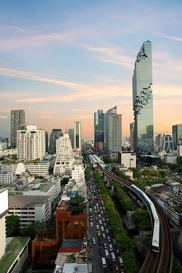
#> input picture images/original.jpg, 182 x 273 px, shrunk from 418 x 625 before the run
$ python step1_make_test_images.py
#> lines starting #> are read from the running program, lines starting #| are printed output that depends on the picture
"""
Step 1 - Make test pictures with a KNOWN rotation, zoom and shift.

Why: to check if our registration program works, we need pictures where
we already know the correct answer. So we take one photo and turn, zoom
and move it ourselves. Later steps must find these numbers on their own.

How the change is made (same order for every test):
  1. rotate by ANGLE degrees around the picture center
     (positive = counter-clockwise, like in math class)
  2. zoom by SCALE around the picture center (2.0 = twice as big)
  3. shift by (SHIFT_X, SHIFT_Y) pixels (+x = right, +y = down)

Output:
  images/generated/testN.png      the changed pictures
  results/test_cases.json          the true answers
  results/step1_test_images.png    all pictures side by side
"""

import json
import os

import cv2
import matplotlib.pyplot as plt
import numpy as np

# ---------------------------------------------------------------
# Settings - the test cases (you can change or add your own)
# ---------------------------------------------------------------
TEST_CASES = [
    {"name": "test1", "angle": 30, "scale": 1.0, "shift_x": 0, "shift_y": 0,
     "note": "rotation only"},
    {"name": "test2", "angle": 0, "scale": 1.5, "shift_x": 0, "shift_y": 0,
     "note": "zoom only"},
    {"name": "test3", "angle": 45, "scale": 1.5, "shift_x": 20, "shift_y": -15,
     "note": "rotation + zoom + shift"},
    {"name": "test4", "angle": 135, "scale": 2.0, "shift_x": -25, "shift_y": 30,
     "note": "hard: big rotation + big zoom + shift"},
     {"name": "test5", "angle": 90, "scale": 1.2, "shift_x": 10, "shift_y": 10, "note": "my test"},
]

ORIGINAL_PATH = "images/original.jpg"
OUT_IMAGE_DIR = "images/generated"
OUT_RESULTS_DIR = "results"


def make_transform_matrix(width, height, angle, scale, shift_x, shift_y):
    """Build the 2x3 matrix that rotates + zooms around the center, then shifts."""
    center = (width / 2, height / 2)
    # OpenCV builds "rotate + zoom around the center" for us
    matrix = cv2.getRotationMatrix2D(center, angle, scale)
    # the last column of the matrix is the shift, so we just add ours
    matrix[0, 2] += shift_x
    matrix[1, 2] += shift_y
    return matrix


def apply_transform(image, matrix):
    """Move every pixel using the matrix. Empty areas become black."""
    height, width = image.shape[:2]
    return cv2.warpAffine(image, matrix, (width, height),
                          flags=cv2.INTER_LINEAR,
                          borderMode=cv2.BORDER_CONSTANT, borderValue=0)


def main():
    os.makedirs(OUT_IMAGE_DIR, exist_ok=True)
    os.makedirs(OUT_RESULTS_DIR, exist_ok=True)

    # 1) load the photo
    original = cv2.imread(ORIGINAL_PATH)
#> original is the input picture: shape (273, 182, 3); mean B, G, R 129.7, 133.7, 132.3
    if original is None:
        raise FileNotFoundError(f"Could not open {ORIGINAL_PATH}")
    height, width = original.shape[:2]
#> height = 273; width = 182
    print(f"Original photo: {width} x {height} pixels")
#| Original photo: 182 x 273 pixels

    # 2) make each test picture
    results = []
    for case in TEST_CASES:
        matrix = make_transform_matrix(width, height, case["angle"], case["scale"],
                                       case["shift_x"], case["shift_y"])
        changed = apply_transform(original, matrix)
        out_path = os.path.join(OUT_IMAGE_DIR, case["name"] + ".png")
        cv2.imwrite(out_path, changed)

        # how much of the picture is black (empty) after the change
        black = np.all(changed == 0, axis=2).mean() * 100
        print(f"{case['name']}: angle={case['angle']:>4} deg  scale={case['scale']:.2f}  "
              f"shift=({case['shift_x']:>4},{case['shift_y']:>4})  "
              f"black area={black:4.1f}%  -> {out_path}")

        results.append({**case, "file": out_path,
                        "matrix": matrix.round(6).tolist()})
#> this loop made 5 passes
#> black on passes 1 to 5: 17.67, 0, 4.58, 0, 19.78
#| test1: angle=  30 deg  scale=1.00  shift=(   0,   0)  black area=17.7%  -> images/generated/test1.png
#| test2: angle=   0 deg  scale=1.50  shift=(   0,   0)  black area= 0.0%  -> images/generated/test2.png
#| test3: angle=  45 deg  scale=1.50  shift=(  20, -15)  black area= 4.6%  -> images/generated/test3.png
#| test4: angle= 135 deg  scale=2.00  shift=( -25,  30)  black area= 0.0%  -> images/generated/test4.png
#| test5: angle=  90 deg  scale=1.20  shift=(  10,  10)  black area=19.8%  -> images/generated/test5.png
#> pass 1, in main, `changed = apply_transform(original, matrix)`:
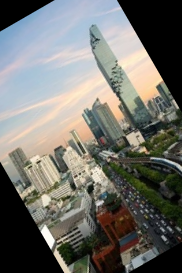
#> changed: shape (273, 182, 3); mean B, G, R 107.9, 113.4, 113.8
#> pass 2, in main, `changed = apply_transform(original, matrix)`:
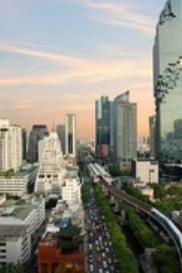
#> changed: shape (273, 182, 3); mean B, G, R 130.1, 140.7, 142.5
#> pass 3, in main, `changed = apply_transform(original, matrix)`:
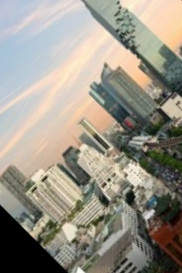
#> changed: shape (273, 182, 3); mean B, G, R 134.9, 146.9, 151.9
#> after the loop, results = 5 items

    # 3) save the true answers
    truth_path = os.path.join(OUT_RESULTS_DIR, "test_cases.json")
    with open(truth_path, "w") as f:
        json.dump({"original": ORIGINAL_PATH, "width": width, "height": height,
                   "tests": results}, f, indent=2)
    print(f"True answers saved to {truth_path}")

    # 4) show everything side by side
    n = len(results) + 1
#> n = 6
    fig, axes = plt.subplots(1, n, figsize=(3.2 * n, 5))
    axes[0].imshow(cv2.cvtColor(original, cv2.COLOR_BGR2RGB))
    axes[0].set_title("original")
    for ax, case in zip(axes[1:], results):
        img = cv2.imread(case["file"])
        ax.imshow(cv2.cvtColor(img, cv2.COLOR_BGR2RGB))
        ax.set_title(f"{case['name']}\n{case['angle']} deg, x{case['scale']}, "
                     f"shift ({case['shift_x']},{case['shift_y']})", fontsize=9)
    for ax in axes:
        ax.axis("off")
#> this loop made 6 passes
    plt.tight_layout()
    fig_path = os.path.join(OUT_RESULTS_DIR, "step1_test_images.png")
    plt.savefig(fig_path, dpi=120, bbox_inches="tight")
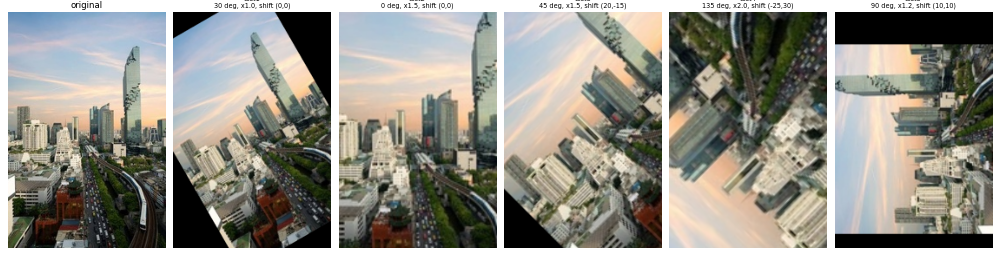
#> figure drawn by matplotlib, 6 panels
    print(f"Overview picture saved to {fig_path}")


if __name__ == "__main__":
    main()
